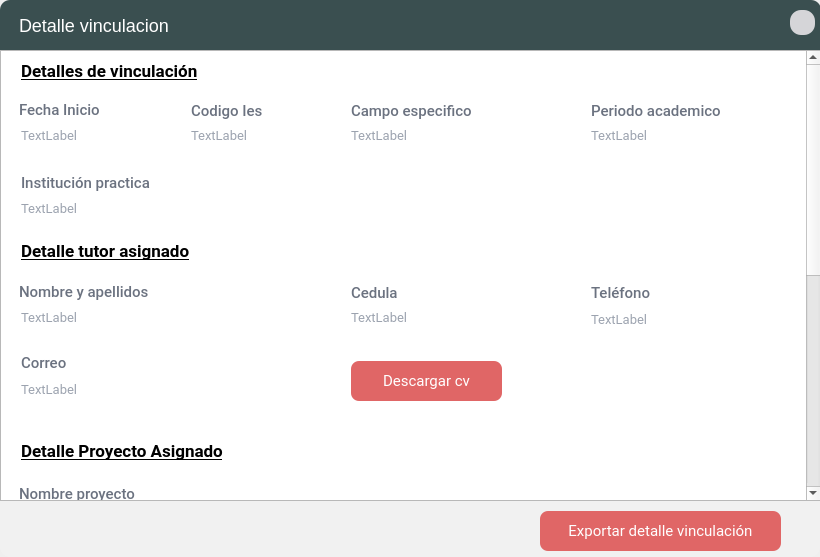
<?xml version="1.0" encoding="UTF-8"?>
<ui version="4.0">
 <class>FormularioVinculacionDetalle</class>
 <widget class="QDialog" name="FormularioVinculacionDetalle">
  <property name="geometry">
   <rect>
    <x>0</x>
    <y>0</y>
    <width>820</width>
    <height>557</height>
   </rect>
  </property>
  <property name="minimumSize">
   <size>
    <width>486</width>
    <height>557</height>
   </size>
  </property>
  <property name="maximumSize">
   <size>
    <width>840</width>
    <height>557</height>
   </size>
  </property>
  <property name="windowTitle">
   <string>Formulario Vinculacion</string>
  </property>
  <layout class="QGridLayout" name="gridLayout">
   <property name="leftMargin">
    <number>0</number>
   </property>
   <property name="topMargin">
    <number>0</number>
   </property>
   <property name="rightMargin">
    <number>0</number>
   </property>
   <property name="bottomMargin">
    <number>0</number>
   </property>
   <property name="spacing">
    <number>0</number>
   </property>
   <item row="0" column="0">
    <widget class="QFrame" name="frame">
     <property name="styleSheet">
      <string notr="true">#frame{background-color: #f1f1f1;
border-top-left-radius: 10px;
border-top-right-radius: 10px; 
border-bottom-right-radius: 10px;
border-bottom-left-radius: 10px;}
</string>
     </property>
     <property name="frameShape">
      <enum>QFrame::StyledPanel</enum>
     </property>
     <property name="frameShadow">
      <enum>QFrame::Raised</enum>
     </property>
     <widget class="QFrame" name="frame_2">
      <property name="geometry">
       <rect>
        <x>0</x>
        <y>0</y>
        <width>821</width>
        <height>50</height>
       </rect>
      </property>
      <property name="minimumSize">
       <size>
        <width>0</width>
        <height>50</height>
       </size>
      </property>
      <property name="maximumSize">
       <size>
        <width>16777215</width>
        <height>50</height>
       </size>
      </property>
      <property name="styleSheet">
       <string notr="true">#frame_2{background: #3A4F50 ;border-top-left-radius: 10px;
border-top-right-radius: 10px;}</string>
      </property>
      <property name="frameShape">
       <enum>QFrame::NoFrame</enum>
      </property>
      <property name="frameShadow">
       <enum>QFrame::Raised</enum>
      </property>
      <widget class="QToolButton" name="btn_close">
       <property name="geometry">
        <rect>
         <x>790</x>
         <y>10</y>
         <width>25</width>
         <height>25</height>
        </rect>
       </property>
       <property name="focusPolicy">
        <enum>Qt::NoFocus</enum>
       </property>
       <property name="toolTip">
        <string>Cerrar</string>
       </property>
       <property name="styleSheet">
        <string notr="true">#btn_close{
font-family: Roboto;
font-weight: normal;
font-size: 14px;
background-color: #d5d5d8;
color: #6B7280;
border-radius:11px
}


#btn_close:hover{background:#ce4d3a ;
border-radius:11px; }

</string>
       </property>
       <property name="text">
        <string/>
       </property>
       <property name="icon">
        <iconset resource="../image/source.qrc">
         <normaloff>:/menu/x.png</normaloff>:/menu/x.png</iconset>
       </property>
       <property name="iconSize">
        <size>
         <width>13</width>
         <height>13</height>
        </size>
       </property>
       <property name="autoRaise">
        <bool>true</bool>
       </property>
      </widget>
      <widget class="QLabel" name="lbl_titulo_ventana">
       <property name="geometry">
        <rect>
         <x>19</x>
         <y>15</y>
         <width>401</width>
         <height>21</height>
        </rect>
       </property>
       <property name="styleSheet">
        <string notr="true">QLabel{font-family: &quot;Roboto&quot;;
font-style: normal;
font-weight: normal;
font-size: 18px;
line-height: 23px;
letter-spacing: 0.02em;
color: #FFFFFF;}</string>
       </property>
       <property name="text">
        <string>Detalle vinculacion</string>
       </property>
      </widget>
     </widget>
     <widget class="QScrollArea" name="scrollArea">
      <property name="geometry">
       <rect>
        <x>0</x>
        <y>50</y>
        <width>821</width>
        <height>451</height>
       </rect>
      </property>
      <property name="styleSheet">
       <string notr="true">/* Estilo para el título de sección (Detalle vinculacion) */
QLabel#datospersonales {
    font-family: Roboto;
    font-style: normal;
    font-weight: bold;
    font-size: 18px;
    color: #344647;
}

/* Estilo para el subtítulo del detalle (Nombre) */
QLabel#titulo_fecha,#titulo_codigo_ies, #titulo_campo_especifico,
 #titulo_periodo_academico, #titulo_institucion,
 #titulo_nombres_tutor, #titulo_cedula_tutor, #titulo_telefono_tutor, #titulo_correo_tutor, #titulo_nombre_proyecto {
    font-family: Roboto;
    font-style: normal;
    font-weight: 500;
    font-size: 15px;
    color: #6B7280;
}

/* Estilo para el detalle (Bailon paucar montes) */
QLabel#date_fecha_inicio, #line_codigo_ies, #line_campo_especifico, #line_periodo_academico, #cbo_institucion,
#line_nombres_tutor, #line_cedula_tutor, #line_telefono_tutor, #line_correo_tutor, #line_nombre_proyecto {
    font-family: Roboto;
    font-style: normal;
    font-weight: normal;
    font-size: 13px;
    color: #9CA3AF;
}
</string>
      </property>
      <property name="widgetResizable">
       <bool>true</bool>
      </property>
      <widget class="QWidget" name="scroll_registro_estudiante">
       <property name="geometry">
        <rect>
         <x>0</x>
         <y>-173</y>
         <width>802</width>
         <height>900</height>
        </rect>
       </property>
       <property name="minimumSize">
        <size>
         <width>0</width>
         <height>900</height>
        </size>
       </property>
       <property name="styleSheet">
        <string notr="true">#scroll_registro_estudiante{
	background-color: rgb(255, 255, 255);
}</string>
       </property>
       <widget class="QLabel" name="datospersonales">
        <property name="geometry">
         <rect>
          <x>14</x>
          <y>10</y>
          <width>311</width>
          <height>21</height>
         </rect>
        </property>
        <property name="styleSheet">
         <string notr="true">#datospersonales {
    font-family: Roboto;
    font-style: normal;
    font-weight: bold;
    font-size: 17px;
    letter-spacing: 0.02em;
    color: #000000; 
    padding: 2px; 
    text-decoration: underline; /* Agrega subrayado */
}
</string>
        </property>
        <property name="text">
         <string>Detalles de vinculación</string>
        </property>
       </widget>
       <widget class="QLabel" name="titulo_codigo_ies">
        <property name="geometry">
         <rect>
          <x>190</x>
          <y>48</y>
          <width>171</width>
          <height>21</height>
         </rect>
        </property>
        <property name="styleSheet">
         <string notr="true"/>
        </property>
        <property name="text">
         <string>Codigo Ies</string>
        </property>
        <property name="alignment">
         <set>Qt::AlignBottom|Qt::AlignLeading|Qt::AlignLeft</set>
        </property>
       </widget>
       <widget class="QLabel" name="titulo_campo_especifico">
        <property name="geometry">
         <rect>
          <x>350</x>
          <y>48</y>
          <width>171</width>
          <height>21</height>
         </rect>
        </property>
        <property name="styleSheet">
         <string notr="true"/>
        </property>
        <property name="text">
         <string>Campo especifico</string>
        </property>
        <property name="alignment">
         <set>Qt::AlignBottom|Qt::AlignLeading|Qt::AlignLeft</set>
        </property>
       </widget>
       <widget class="QLabel" name="titulo_institucion">
        <property name="geometry">
         <rect>
          <x>20</x>
          <y>120</y>
          <width>221</width>
          <height>21</height>
         </rect>
        </property>
        <property name="styleSheet">
         <string notr="true"/>
        </property>
        <property name="text">
         <string>Institución practica</string>
        </property>
        <property name="alignment">
         <set>Qt::AlignBottom|Qt::AlignLeading|Qt::AlignLeft</set>
        </property>
       </widget>
       <widget class="QLabel" name="titulo_fecha">
        <property name="geometry">
         <rect>
          <x>18</x>
          <y>48</y>
          <width>161</width>
          <height>21</height>
         </rect>
        </property>
        <property name="text">
         <string>Fecha Inicio</string>
        </property>
       </widget>
       <widget class="QLabel" name="datoscontacto">
        <property name="geometry">
         <rect>
          <x>14</x>
          <y>390</y>
          <width>241</width>
          <height>21</height>
         </rect>
        </property>
        <property name="styleSheet">
         <string notr="true">#datoscontacto {
    font-family: Roboto;
    font-style: normal;
    font-weight: bold;
    font-size: 17px;
    letter-spacing: 0.02em;
    color: #000000; 
    padding: 2px; 
    text-decoration: underline; /* Agrega subrayado */
}
</string>
        </property>
        <property name="text">
         <string>Detalle Proyecto Asignado</string>
        </property>
       </widget>
       <widget class="QLabel" name="datosacademicos">
        <property name="geometry">
         <rect>
          <x>16</x>
          <y>500</y>
          <width>281</width>
          <height>21</height>
         </rect>
        </property>
        <property name="styleSheet">
         <string notr="true">#datosacademicos {
    font-family: Roboto;
    font-style: normal;
    font-weight: bold;
    font-size: 17px;
    letter-spacing: 0.02em;
    color: #000000; 
    padding: 2px; 
    text-decoration: underline; /* Agrega subrayado */
}
</string>
        </property>
        <property name="text">
         <string>Lista de estudiantes asignados</string>
        </property>
       </widget>
       <widget class="QLabel" name="titulo_periodo_academico">
        <property name="geometry">
         <rect>
          <x>590</x>
          <y>48</y>
          <width>171</width>
          <height>21</height>
         </rect>
        </property>
        <property name="styleSheet">
         <string notr="true"/>
        </property>
        <property name="text">
         <string>Periodo academico</string>
        </property>
        <property name="alignment">
         <set>Qt::AlignBottom|Qt::AlignLeading|Qt::AlignLeft</set>
        </property>
       </widget>
       <widget class="QTableWidget" name="tabla_estudiante_seleccionado">
        <property name="geometry">
         <rect>
          <x>20</x>
          <y>550</y>
          <width>761</width>
          <height>301</height>
         </rect>
        </property>
        <property name="styleSheet">
         <string notr="true">QTableWidget {
outline: 0px;
border:5px solid #f3f4f6;
border-radius:15px;
font-family: Roboto;
font-style: normal;
font-weight: normal;
font-size: 15px;
line-height: 19px;
letter-spacing: 0.02em;
color: #6B7280;
}


/* cabezera*/
QHeaderView::section {
background-color:#f1f2f3;
border-style: none;
height:40px;
font-family: &quot;Roboto&quot;;
font-style: normal;
font-weight: 700;
font-size: 13px;
line-height: 14px;
letter-spacing: 0.04em;
color: #6B7280;


}


QHeaderView::section:horizontal{
font-family: Roboto;
font-style: normal;
font-weight: normal;
font-size: 14px;
line-height: 14px;
letter-spacing: 0.04em;
text-transform: uppercase;
color: #212529;

}


QTableWidget::disabled{
    background-color:#acacac;
    border: 1px solid #32414B;
    color: #656565;
    gridline-color: #656565;}

/*bordes internos*/
QTableWidget::item {
	border-bottom: 3px solid #f3f4f6;

}

QTableWidget:item:selected{
	background:white;/*color-seleccion*/
color: #2c3d3e;
}




</string>
        </property>
        <property name="selectionMode">
         <enum>QAbstractItemView::SingleSelection</enum>
        </property>
        <property name="selectionBehavior">
         <enum>QAbstractItemView::SelectRows</enum>
        </property>
        <property name="showGrid">
         <bool>false</bool>
        </property>
        <property name="sortingEnabled">
         <bool>false</bool>
        </property>
        <property name="wordWrap">
         <bool>true</bool>
        </property>
        <property name="cornerButtonEnabled">
         <bool>true</bool>
        </property>
        <attribute name="horizontalHeaderVisible">
         <bool>true</bool>
        </attribute>
        <attribute name="horizontalHeaderDefaultSectionSize">
         <number>133</number>
        </attribute>
        <attribute name="horizontalHeaderHighlightSections">
         <bool>true</bool>
        </attribute>
        <attribute name="verticalHeaderVisible">
         <bool>false</bool>
        </attribute>
        <attribute name="verticalHeaderDefaultSectionSize">
         <number>40</number>
        </attribute>
        <attribute name="verticalHeaderHighlightSections">
         <bool>true</bool>
        </attribute>
        <column>
         <property name="text">
          <string>Id</string>
         </property>
        </column>
        <column>
         <property name="text">
          <string>Cedula</string>
         </property>
        </column>
        <column>
         <property name="text">
          <string>Estudiante</string>
         </property>
        </column>
        <column>
         <property name="text">
          <string>Estado Vin.</string>
         </property>
        </column>
        <column>
         <property name="text">
          <string>Nro horas</string>
         </property>
        </column>
       </widget>
       <widget class="QLabel" name="datosTutor">
        <property name="geometry">
         <rect>
          <x>14</x>
          <y>190</y>
          <width>241</width>
          <height>21</height>
         </rect>
        </property>
        <property name="styleSheet">
         <string notr="true">#datosTutor
 {
    font-family: Roboto;
    font-style: normal;
    font-weight: bold;
    font-size: 17px;
    letter-spacing: 0.02em;
    color: #000000; 
    padding: 2px; 
    text-decoration: underline; /* Agrega subrayado */
}
</string>
        </property>
        <property name="text">
         <string>Detalle tutor asignado</string>
        </property>
       </widget>
       <widget class="QLabel" name="date_fecha_inicio">
        <property name="geometry">
         <rect>
          <x>20</x>
          <y>76</y>
          <width>161</width>
          <height>16</height>
         </rect>
        </property>
        <property name="text">
         <string>TextLabel</string>
        </property>
       </widget>
       <widget class="QLabel" name="line_codigo_ies">
        <property name="geometry">
         <rect>
          <x>190</x>
          <y>76</y>
          <width>151</width>
          <height>16</height>
         </rect>
        </property>
        <property name="text">
         <string>TextLabel</string>
        </property>
       </widget>
       <widget class="QLabel" name="line_campo_especifico">
        <property name="geometry">
         <rect>
          <x>350</x>
          <y>76</y>
          <width>211</width>
          <height>16</height>
         </rect>
        </property>
        <property name="text">
         <string>TextLabel</string>
        </property>
       </widget>
       <widget class="QLabel" name="line_periodo_academico">
        <property name="geometry">
         <rect>
          <x>590</x>
          <y>76</y>
          <width>191</width>
          <height>16</height>
         </rect>
        </property>
        <property name="text">
         <string>TextLabel</string>
        </property>
       </widget>
       <widget class="QLabel" name="cbo_institucion">
        <property name="geometry">
         <rect>
          <x>20</x>
          <y>149</y>
          <width>701</width>
          <height>16</height>
         </rect>
        </property>
        <property name="text">
         <string>TextLabel</string>
        </property>
       </widget>
       <widget class="QLabel" name="line_telefono_tutor">
        <property name="geometry">
         <rect>
          <x>590</x>
          <y>258</y>
          <width>201</width>
          <height>20</height>
         </rect>
        </property>
        <property name="text">
         <string>TextLabel</string>
        </property>
       </widget>
       <widget class="QLabel" name="titulo_nombres_tutor">
        <property name="geometry">
         <rect>
          <x>18</x>
          <y>230</y>
          <width>161</width>
          <height>21</height>
         </rect>
        </property>
        <property name="text">
         <string>Nombre y apellidos</string>
        </property>
       </widget>
       <widget class="QLabel" name="line_cedula_tutor">
        <property name="geometry">
         <rect>
          <x>350</x>
          <y>258</y>
          <width>201</width>
          <height>16</height>
         </rect>
        </property>
        <property name="text">
         <string>TextLabel</string>
        </property>
       </widget>
       <widget class="QLabel" name="line_nombres_tutor">
        <property name="geometry">
         <rect>
          <x>20</x>
          <y>258</y>
          <width>161</width>
          <height>16</height>
         </rect>
        </property>
        <property name="text">
         <string>TextLabel</string>
        </property>
       </widget>
       <widget class="QLabel" name="titulo_cedula_tutor">
        <property name="geometry">
         <rect>
          <x>350</x>
          <y>230</y>
          <width>171</width>
          <height>21</height>
         </rect>
        </property>
        <property name="styleSheet">
         <string notr="true"/>
        </property>
        <property name="text">
         <string>Cedula</string>
        </property>
        <property name="alignment">
         <set>Qt::AlignBottom|Qt::AlignLeading|Qt::AlignLeft</set>
        </property>
       </widget>
       <widget class="QLabel" name="titulo_telefono_tutor">
        <property name="geometry">
         <rect>
          <x>590</x>
          <y>230</y>
          <width>171</width>
          <height>21</height>
         </rect>
        </property>
        <property name="styleSheet">
         <string notr="true"/>
        </property>
        <property name="text">
         <string>Teléfono</string>
        </property>
        <property name="alignment">
         <set>Qt::AlignBottom|Qt::AlignLeading|Qt::AlignLeft</set>
        </property>
       </widget>
       <widget class="QLabel" name="line_correo_tutor">
        <property name="geometry">
         <rect>
          <x>20</x>
          <y>330</y>
          <width>281</width>
          <height>16</height>
         </rect>
        </property>
        <property name="text">
         <string>TextLabel</string>
        </property>
       </widget>
       <widget class="QLabel" name="titulo_correo_tutor">
        <property name="geometry">
         <rect>
          <x>20</x>
          <y>300</y>
          <width>171</width>
          <height>21</height>
         </rect>
        </property>
        <property name="styleSheet">
         <string notr="true"/>
        </property>
        <property name="text">
         <string>Correo</string>
        </property>
        <property name="alignment">
         <set>Qt::AlignBottom|Qt::AlignLeading|Qt::AlignLeft</set>
        </property>
       </widget>
       <widget class="QPushButton" name="btn_descargar">
        <property name="geometry">
         <rect>
          <x>350</x>
          <y>310</y>
          <width>151</width>
          <height>40</height>
         </rect>
        </property>
        <property name="minimumSize">
         <size>
          <width>74</width>
          <height>40</height>
         </size>
        </property>
        <property name="maximumSize">
         <size>
          <width>242</width>
          <height>40</height>
         </size>
        </property>
        <property name="cursor">
         <cursorShape>PointingHandCursor</cursorShape>
        </property>
        <property name="styleSheet">
         <string notr="true">/* Botón Exportar a PDF */
QPushButton {
    font-family: Roboto;
    font-style: normal;
    font-weight: normal;
    font-size: 15px;
    letter-spacing: 0.02em;
    color: white;
    padding: 8px 16px;
    background: #e06666; /* Rojo oscuro para exportar */
    border: none; 
    border-radius: 8px; 
}

QPushButton:hover {
    background: #b95454; /* Rojo más oscuro en hover */
    border: none;
    border-radius: 8px;
}

QPushButton:pressed {
    background: #803232; /* Rojo aún más oscuro en estado presionado */
    border: none;
    border-radius: 8px;
}
</string>
        </property>
        <property name="text">
         <string>Descargar cv</string>
        </property>
        <property name="icon">
         <iconset resource="../image/source.qrc">
          <normaloff>:/menu/exportar.png</normaloff>:/menu/exportar.png</iconset>
        </property>
        <property name="iconSize">
         <size>
          <width>15</width>
          <height>21</height>
         </size>
        </property>
       </widget>
       <widget class="QLabel" name="titulo_nombre_proyecto">
        <property name="geometry">
         <rect>
          <x>18</x>
          <y>432</y>
          <width>161</width>
          <height>21</height>
         </rect>
        </property>
        <property name="text">
         <string>Nombre proyecto</string>
        </property>
       </widget>
       <widget class="QLabel" name="line_nombre_proyecto">
        <property name="geometry">
         <rect>
          <x>20</x>
          <y>460</y>
          <width>761</width>
          <height>16</height>
         </rect>
        </property>
        <property name="text">
         <string>TextLabel</string>
        </property>
       </widget>
      </widget>
     </widget>
     <widget class="QFrame" name="frame_pie_pagina">
      <property name="geometry">
       <rect>
        <x>0</x>
        <y>501</y>
        <width>821</width>
        <height>51</height>
       </rect>
      </property>
      <property name="styleSheet">
       <string notr="true">#frame_pie_pagina{background-color: #f1f1f1; 
border-bottom-right-radius: 10px;
border-bottom-left-radius: 10px;}

/*  BOTON */

QPushButton {
    font-family: Roboto;
    font-style: normal;
    font-weight: normal;
    font-size: 15px;
    letter-spacing: 0.02em;
    color: white;
    padding: 8px 16px;
    background: #3f5758;
    border: none; 
    border-radius: 8px; 

}

QPushButton:hover {
    background: #4a6b6c; 
    border: none;
    border-radius: 8px;
}


QPushButton:pressed {
    background: #2e4546;
    border: none;
    border-radius: 8px;
}


/* Botón Cancelar */
QPushButton#cancelButton {
    font-family: Roboto;
    font-style: normal;
    font-weight: normal;
    font-size: 15px;
    letter-spacing: 0.02em;
    color: #3f5758;
    padding: 8px 16px;
    background: transparent;
    border: 2px solid #3f5758; 
    border-radius: 8px; 
}

QPushButton#cancelButton:hover {
    background: rgba(63, 87, 88, 0.1); /* Fondo ligeramente oscuro en hover */
    color: #2e4546; 
    border: 2px solid #2e4546;
}

QPushButton#cancelButton:pressed {
    background: rgba(63, 87, 88, 0.2); /* Fondo más oscuro en estado presionado */
    color: #1c2d2e; 
    border: 2px solid #1c2d2e;
}

</string>
      </property>
      <property name="frameShape">
       <enum>QFrame::StyledPanel</enum>
      </property>
      <property name="frameShadow">
       <enum>QFrame::Raised</enum>
      </property>
      <widget class="QLabel" name="label_98">
       <property name="geometry">
        <rect>
         <x>30</x>
         <y>-50</y>
         <width>161</width>
         <height>31</height>
        </rect>
       </property>
       <property name="text">
        <string>Fecha Nacimiento</string>
       </property>
      </widget>
      <widget class="QPushButton" name="btn_exportar_detalle">
       <property name="geometry">
        <rect>
         <x>540</x>
         <y>10</y>
         <width>241</width>
         <height>40</height>
        </rect>
       </property>
       <property name="minimumSize">
        <size>
         <width>74</width>
         <height>40</height>
        </size>
       </property>
       <property name="maximumSize">
        <size>
         <width>242</width>
         <height>40</height>
        </size>
       </property>
       <property name="cursor">
        <cursorShape>PointingHandCursor</cursorShape>
       </property>
       <property name="styleSheet">
        <string notr="true">QPushButton {
    font-family: Roboto;
    font-style: normal;
    font-weight: normal;
    font-size: 15px;
    letter-spacing: 0.02em;
    color: white;
    padding: 8px 16px;
    background: #e06666;
    border: none; 
    border-radius: 8px; 

}

QPushButton:hover {
    background: #b95454; 
    border: none;
    border-radius: 8px;
}


QPushButton:pressed {
    background: #2e4546;
    border: none;
    border-radius: 8px;
}


/* Botón Cancelar */
QPushButton#cancelButton {
    font-family: Roboto;
    font-style: normal;
    font-weight: normal;
    font-size: 15px;
    letter-spacing: 0.02em;
    color: #3f5758;
    padding: 8px 16px;
    background: transparent;
    border: 2px solid #3f5758; 
    border-radius: 8px; 

}

QPushButton#cancelButton:hover {
    background: rgba(63, 87, 88, 0.1); /* Fondo ligeramente oscuro en hover */
    color: #2e4546; 
    border: 2px solid #2e4546;
}

QPushButton#cancelButton:pressed {
    background: rgba(63, 87, 88, 0.2); /* Fondo más oscuro en estado presionado */
    color: #1c2d2e; 
    border: 2px solid #1c2d2e;
}
</string>
       </property>
       <property name="text">
        <string>Exportar detalle vinculación</string>
       </property>
       <property name="icon">
        <iconset resource="../image/source.qrc">
         <normaloff>:/menu/exportar.png</normaloff>:/menu/exportar.png</iconset>
       </property>
       <property name="iconSize">
        <size>
         <width>15</width>
         <height>21</height>
        </size>
       </property>
      </widget>
     </widget>
    </widget>
   </item>
  </layout>
 </widget>
 <resources>
  <include location="../image/source.qrc"/>
 </resources>
 <connections/>
</ui>
